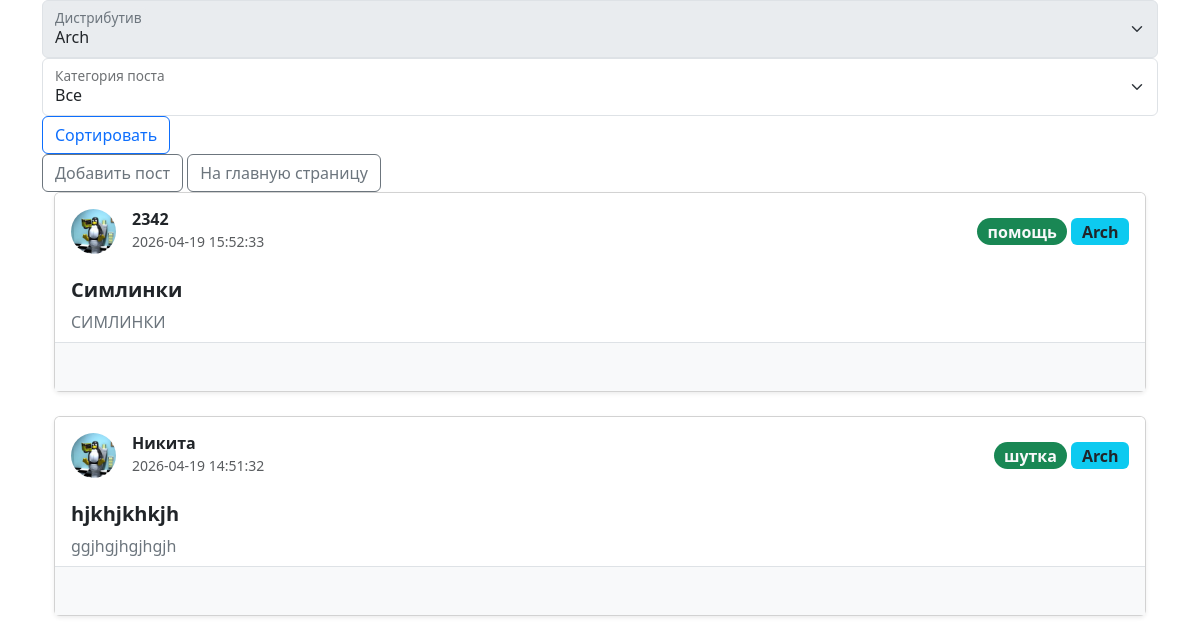
Page /controller/forum.php?id=4 on the committed database.
### tables this page shows
CREATE TABLE `posts` (
  `id` int(11) NOT NULL AUTO_INCREMENT,
  `user_id` int(11) DEFAULT NULL,
  `title` varchar(255) DEFAULT NULL,
  `content` text DEFAULT NULL,
  `distribution_id` int(11) NOT NULL,
  `category_id` int(11) NOT NULL,
  `post_created_at` timestamp NULL DEFAULT current_timestamp(),
  PRIMARY KEY (`id`),
  KEY `fk_distribution_type_key` (`distribution_id`),
  KEY `fk_category_key` (`category_id`),
  KEY `fk_user_id` (`user_id`),
  CONSTRAINT `fk_category_key` FOREIGN KEY (`category_id`) REFERENCES `post_categories` (`id`),
  CONSTRAINT `fk_distribution_type_key` FOREIGN KEY (`distribution_id`) REFERENCES `linux_distributions` (`id`),
  CONSTRAINT `fk_user_id` FOREIGN KEY (`user_id`) REFERENCES `users` (`id`)
);

CREATE TABLE `users` (
  `id` int(11) NOT NULL AUTO_INCREMENT,
  `display_name` varchar(255) DEFAULT NULL COMMENT 'Отображаемое имя пользователя которое не должно быть уникальным',
  `username` varchar(500) NOT NULL,
  `password` varchar(2048) DEFAULT NULL,
  `email` varchar(500) DEFAULT NULL,
  `avatar_path` varchar(500) DEFAULT NULL,
  `carma` int(11) DEFAULT 100 COMMENT 'Репутация пользователя, представляет из себя целое число  и по умолчанию у каждого пользователя 100 кармы. Чем ниже - тем хуже человек',
  `user_role_id` int(11) DEFAULT 1,
  `account_created` timestamp NULL DEFAULT current_timestamp(),
  `account_deleted` timestamp NULL DEFAULT NULL,
  PRIMARY KEY (`id`),
  UNIQUE KEY `username` (`username`),
  KEY `fk_user_type` (`user_role_id`),
  CONSTRAINT `fk_user_type` FOREIGN KEY (`user_role_id`) REFERENCES `user_privileges` (`id`)
);

CREATE TABLE `post_categories` (
  `id` int(11) NOT NULL AUTO_INCREMENT,
  `name` varchar(255) NOT NULL COMMENT 'Категория поста. Помощь / Вопрос / Полезные практики и так далее',
  PRIMARY KEY (`id`)
);

CREATE TABLE `linux_distributions` (
  `id` int(11) NOT NULL AUTO_INCREMENT,
  `name` varchar(255) NOT NULL,
  `posts_count` int(10) unsigned NOT NULL COMMENT 'Количество постов которые относятся к конкретному дистрибутиву',
  `description` text DEFAULT NULL,
  `official_wiki_url` text DEFAULT NULL,
  `icon_name` varchar(255) DEFAULT NULL,
  PRIMARY KEY (`id`)
);

### controller/forum.php (called while the page is built, shortened)
<?php
require '../config.php';
require '../model/main.php';
if (empty($_GET['id'])) {
    $posts = getAllPosts($pdo);
} else {
    if (!empty($_POST['category_sort']) && $_POST['category_sort'] >= 0) {
        $posts = getPostsByCategoryAndDistribution($pdo, $_POST['category_sort'], $_GET['id']);
    } else {
        $posts = getPostsByDistribution($pdo, $_GET['id']);
    }
}
$distros = getAllLinuxDistributions($pdo);
include '../view/main_forum.php';

### model/main.php (called while the page is built, shortened)
<?php
function getAllLinuxDistributions($pdo) {
    $sql = "SELECT * FROM linux_distributions";
    $distros = $pdo->query($sql)->fetchAll();
    return $distros;
}
function getPostsByDistribution($pdo, $id) {
    $sql = "
        SELECT
            u.username,
            u.display_name AS user_display_name,
            u.avatar_path AS user_avatar,
            u.id AS user_id,
            d.name AS distro_name,
            p.post_created_at,
            p.title,
            p.content,
            p.id AS post_id,
            c.name AS category
        FROM posts p
                 JOIN users u ON p.user_id = u.id
                 JOIN linux_distributions d ON p.distribution_id = d.id
                 JOIN post_categories c ON p.category_id = c.id
        WHERE p.distribution_id = :id
        ORDER BY p.post_created_at DESC;
    ";
    $stmt = $pdo->prepare($sql);
    $stmt->execute([':id' => $id]);
    return $stmt->fetchAll(PDO::FETCH_ASSOC);
}

### view/main_forum.php (the view, shortened to what this page needs)
<!doctype html>
<html lang="en">
<head>
    <link href="https://cdn.jsdelivr.net/npm/bootstrap@5.3.8/dist/css/bootstrap.min.css"
          rel="stylesheet">
</head>
<body>
<div class="container">
    <div class="form-floating">
        <select class="form-select" id="floatingSelect" aria-label="Floating label select example" disabled>
            <?php foreach($distros as $dist): ?>
                <option value="<?php echo $dist['id'] ?>" <?= $dist['id'] == $_GET['id'] ? 'selected' : '' ?>>
                    <?php echo $dist['name'] ?>
                </option>
            <?php endforeach; ?>
        </select>
        <label for="floatingSelect">Дистрибутив</label>
    </div>
    <form action="../controller/forum.php?id=<?= $_GET['id'] ?>" class="form-floating" method="post">
        <select name="category_sort" class="form-select" id="floatingSelect" aria-label="Floating label select example">
            <option selected value="-1">Все</option>
        </select>
        <label for="floatingSelect">Категория поста</label>
        <button class="btn btn-outline-primary" type="submit">Сортировать</button>
    </form>
    <a href="./add_post_redirect_controller.php?id=<?= $_GET['id']?>" class="btn btn-outline-secondary">Добавить пост</a>
    <a href="../index.php" class="btn btn-outline-secondary">На главную страницу</a>
    <div class="container">
    <?php foreach($posts as $post): ?>
        <?php require 'templates/user_post_template.php' ?>
    <?php endforeach; ?>
    </div>
</div>
</body>
</html>

### view/templates/user_post_template.php (shortened to what this page needs)
<div class="card shadow-sm mb-4 mx-auto">
    <div class="card-header bg-white border-0 d-flex align-items-center justify-content-between py-3">
        <div class="d-flex align-items-center">
            <a href="/" class="me-0">
                <img src="<?= htmlspecialchars($post['user_avatar'] ?? '../storage/default_avatar.webp') ?>" class="rounded-circle me-3" alt="Avatar" width="45" height="45">
            </a>
            <div>
                <h6 class="mb-0 fw-bold"><?= htmlspecialchars($post['user_display_name'] ?? '') ?></h6>
                <small class="text-muted"><?= htmlspecialchars($post['post_created_at']) ?></small>
            </div>
        </div>
        <div>
            <span class="badge rounded-pill bg-success text-light fs-6"><?= htmlspecialchars($post['category']) ?></span>
            <span class="badge bg-info text-dark fs-6"><?= htmlspecialchars($post['distro_name']) ?></span>
        </div>
    </div>
    <div class="card-body py-2">
        <h5 class="card-title fw-bold"><?= htmlspecialchars($post['title']) ?></h5>
        <p class="card-text text-secondary"><?= htmlspecialchars($post['content']) ?></p>
    </div>
    <div class="collapse show" id="comments-<?= $post['post_id'] ?>">
        <div class="card-body border-top bg-light">
        </div>
    </div>
</div>

### rows in the picture
posts: user.display_name "2342", post_created_at "2026-04-19 15:52:33", category.name "помощь", distribution.name "Arch", title "Симлинки", content "СИМЛИНКИ"
posts: user.display_name "Никита", post_created_at "2026-04-19 14:51:32", category.name "шутка", distribution.name "Arch", title "hjkhjkhkjh", content "ggjhgjhgjhgjh"

### other values in the picture
form field value "Arch"
